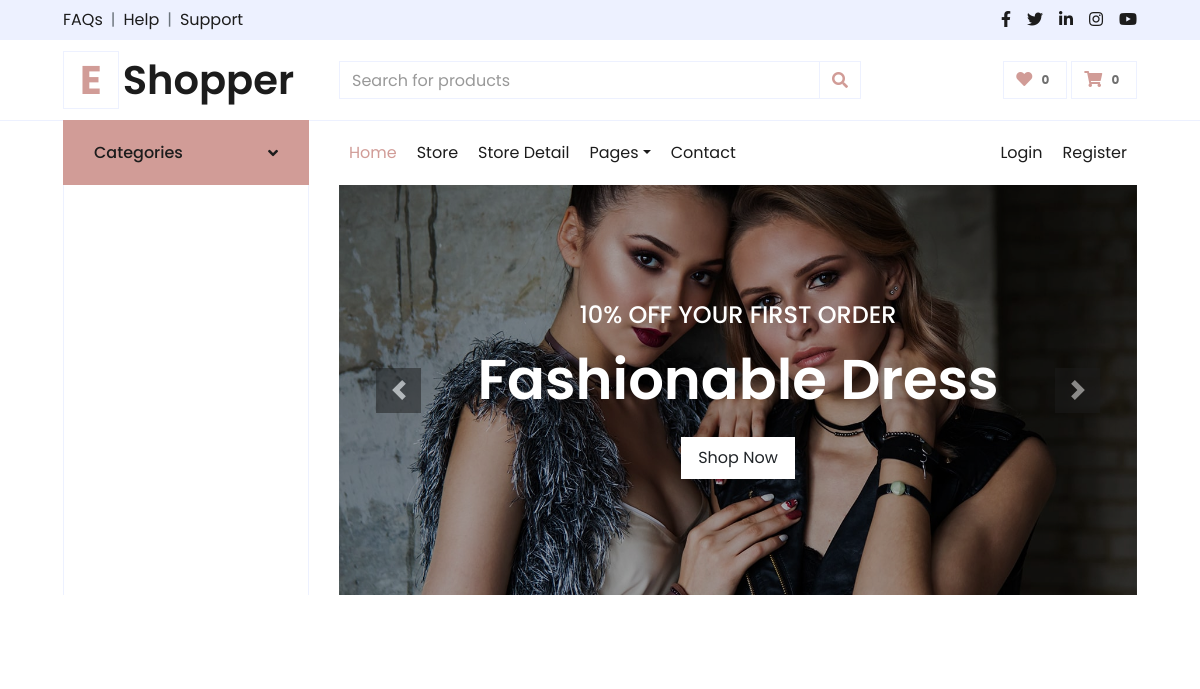
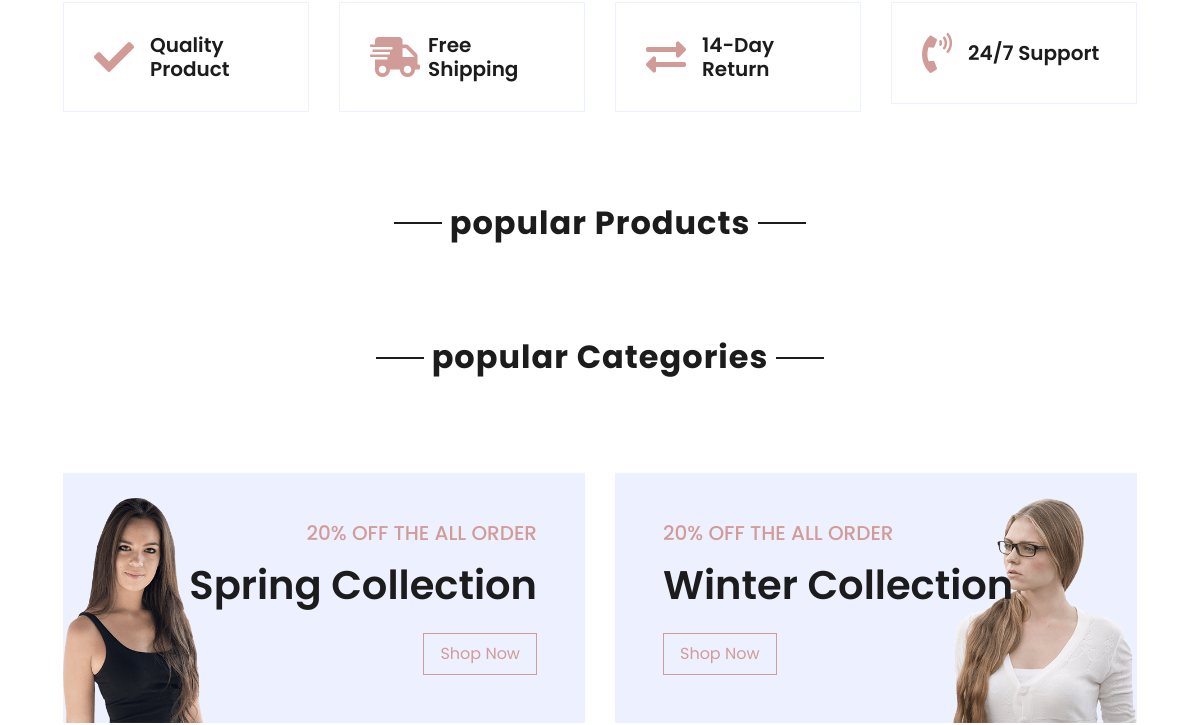
Page /?id=1 (upper part) on the earlier database version (2 pictures, top to bottom).
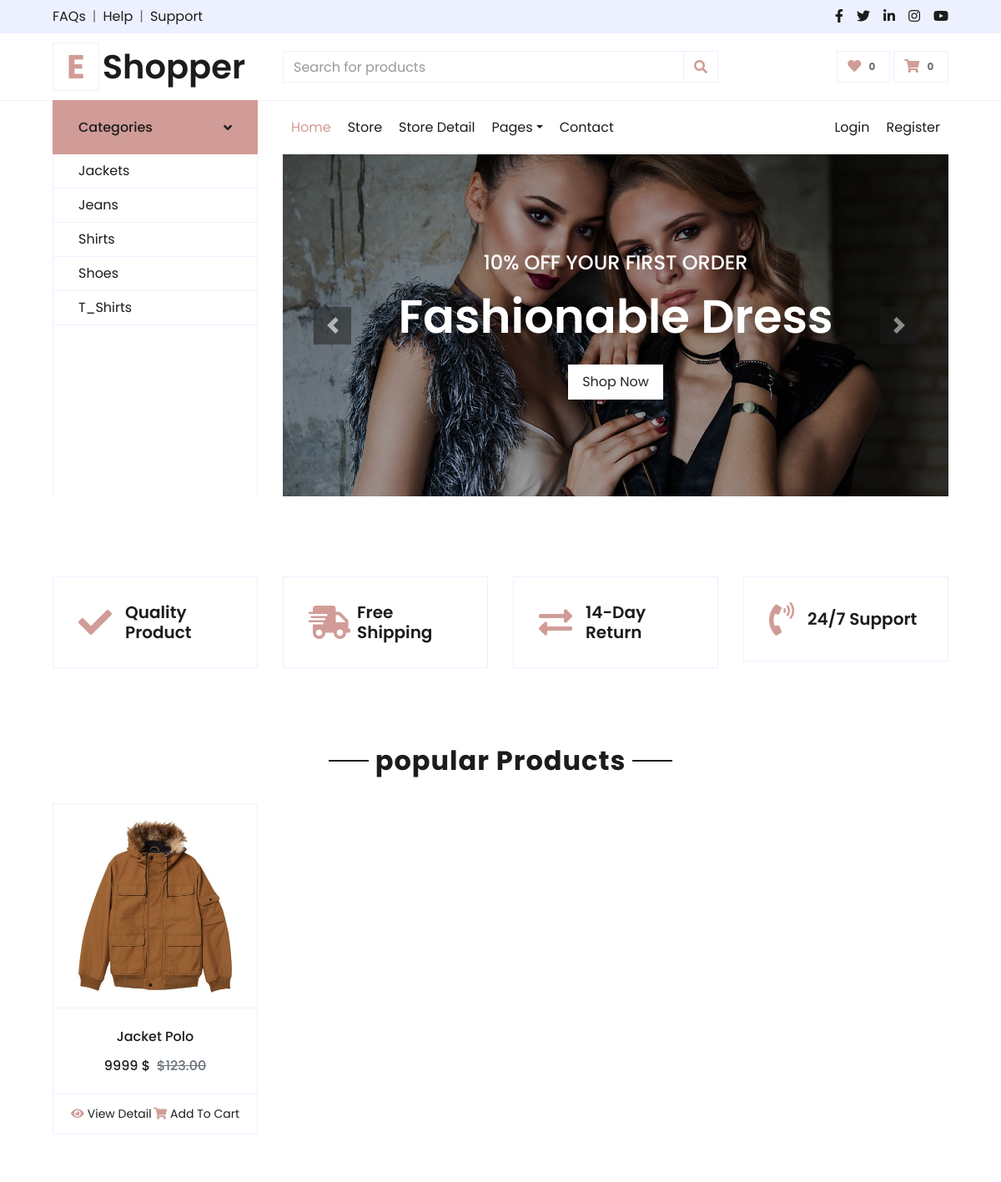
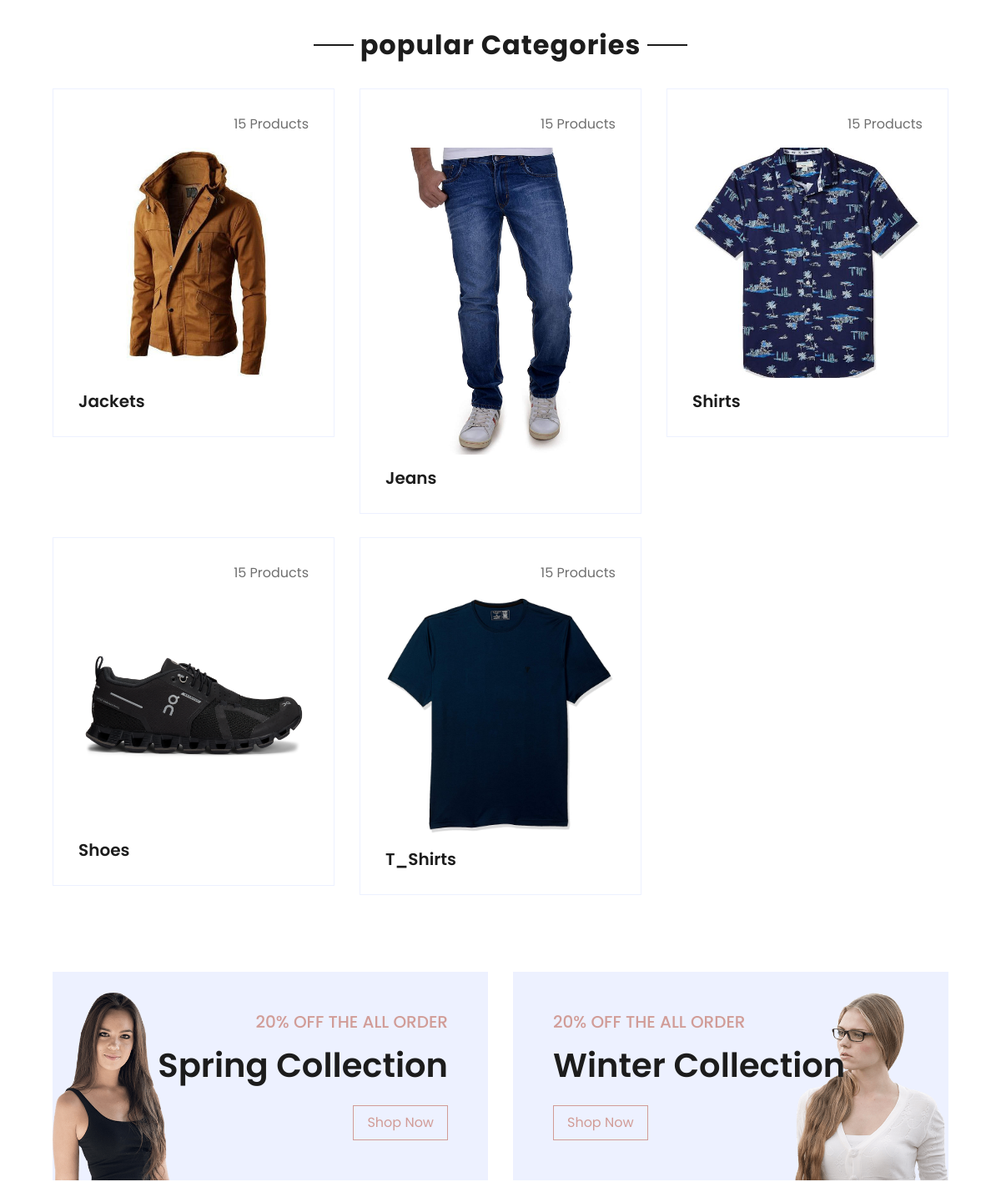
Same page on the later database version (2 pictures, top to bottom).
### category/models.py (models this page shows, shortened)
class Category(models.Model):
    category_name = models.CharField(max_length=50, unique=True)
    slug = models.SlugField(max_length=100, unique=True)
    description = models.TextField(max_length=255, blank=True)
    cat_image = models.ImageField(
        upload_to='media/category/images', blank=True)
    created_at = models.DateTimeField(default=datetime.datetime.now())
    updated_at = models.DateTimeField(auto_now=True)
    class Meta:
        verbose_name = 'category'
        verbose_name_plural = 'Categories'

### store/models.py (models this page shows, shortened)
class Product(models.Model):
    product_name = models.CharField(max_length=200, unique=True)
    slug = models.SlugField(max_length=200, unique=True)
    category = models.ForeignKey(Category, on_delete=models.CASCADE)
    description = models.TextField(max_length=500, blank=True)
    price = models.IntegerField()
    image = models.ImageField(upload_to="media/products/images/")
    stock = models.IntegerField()
    is_available = models.BooleanField(default=True)
    created_at = models.DateTimeField(auto_now_add=True)
    modified_date = models.DateTimeField(auto_now=True)
    def __str__(self):
        return self.product_name + '  ' + str(self.price)+''
    @staticmethod
    def get_all__products__id(id):
        return Product.objects.filter(category=id)

### baseapp/views.py (the view)
# urls.py: path('', index, name= 'homepage'),
def index(request):
    id=request.GET.get("id")
    if id:
        prod = Product.get_all__products__id(id)
    else:
        prod = Product.get_all__products(request).filter(is_available=True)
    ctrs=Category.objects.all()
    print(prod)
    context = {
        "category": ctrs,
        "products": prod,
    }
    return render(request, 'baseapp/index.html', context)

### carts/context_processors.py (called while the page is built)
def counter(request):
    cart_count = 0
    if 'admin'in request.path:
        return {}
    else:
        try:
            cart = CartModel.objects.filter(cart_id= _cart_id(request))
            cart_items = CartItem.objects.all().filter(cart=cart[:1])
            for cart_item in cart_items:
                cart_count += cart_item.quantity
        except CartModel.DoesNotExist:
            cart_count = 0
    return dict(cart_count=cart_count)

### carts/views.py (called while the page is built)
def _cart_id(request):
    cart = request.session.session_key
    if not cart:        # agr phly se session na ho ho session bna lay gay
        cart = request.session.create()
    return cart

### category/context_processors.py (called while the page is built)
def menu_links(request):
    links = Category.objects.all()
    return dict(links=links)

### baseapp/templates/baseapp/index.html (shortened to what this page needs)
{% extends "baseapp/base.html" %}
{% load static %}
{% block content %}
     <div class="container-fluid pt-5">
        <div class="text-center mb-4">
            <h2 class="section-title px-5"><span class="px-2">popular Products</span></h2>
        </div>
        <div class="row px-xl-5 pb-3"> {% for prod in products%}
            <div class="col-lg-3 col-md-6 col-sm-12 pb-1">
                <div class="card product-item border-0 mb-4">
                    <div class="card-header product-img position-relative overflow-hidden bg-transparent border p-0">
                        <img class="img-fluid w-100" src = " {{prod.image.url}}" alt="">
                    </div>
                    <div class="card-body border-left border-right text-center p-0 pt-4 pb-3">
                        <h6 class="text-truncate mb-3">{{prod.product_name}}</h6>
                        <div class="d-flex justify-content-center">
                            <h6>{{prod.price}} $</h6><h6 class="text-muted ml-2"><del>$123.00</del></h6>
                        </div>
                    </div>
                    <div class="card-footer d-flex justify-content-between bg-light border">
                        <a href="" class="btn btn-sm text-dark p-0"><i class="fas fa-eye text-primary mr-1"></i>View Detail</a>
                        <a href="" class="btn btn-sm text-dark p-0"><i class="fas fa-shopping-cart text-primary mr-1"></i>Add To Cart</a>
                    </div>
                </div>
            </div>{% endfor %}
        </div>
    </div>
    <div class="container-fluid pt-5">
        <div class="text-center mb-4">
            <h2 class="section-title px-5"><span class="px-2">popular Categories</span></h2>
        </div>
        <div class="row px-xl-5 pb-3">
             {% for ctrs in category %}
            <div class="col-lg-4 col-md-6 pb-1">
                <div class="cat-item d-flex flex-column border mb-4" style="padding: 30px;">
                    <p class="text-right">15 Products</p>
                    <a href="" class="cat-img position-relative overflow-hidden mb-3">
                        <img class="img-fluid" src = "{{ctrs.cat_image.url}}" alt="">
                    </a>
                    <h5 class="font-weight-semi-bold m-0">{{ctrs.category_name}}</h5>
                </div>
            </div>
            {% endfor%}
        </div>
    </div>
    <div class="container-fluid offer pt-5">
        <div class="row px-xl-5">
            <div class="col-md-6 pb-4">
                <div class="position-relative bg-secondary text-center text-md-right text-white mb-2 py-5 px-5">
                    <img src = " {% static 'img/offer-1.png' %} " alt="">
                    <div class="position-relative" style="z-index: 1;">
                        <h5 class="text-uppercase text-primary mb-3">20% off the all order</h5>
                        <h1 class="mb-4 font-weight-semi-bold">Spring Collection</h1>
                        <a href="" class="btn btn-outline-primary py-md-2 px-md-3">Shop Now</a>
                    </div>
                </div>
            </div>
            <div class="col-md-6 pb-4">
                <div class="position-relative bg-secondary text-center text-md-left text-white mb-2 py-5 px-5">
                    <img src = " {% static 'img/offer-2.png' %} " alt="">
                    <div class="position-relative" style="z-index: 1;">
                        <h5 class="text-uppercase text-primary mb-3">20% off the all order</h5>
                        <h1 class="mb-4 font-weight-semi-bold">Winter Collection</h1>
                        <a href="" class="btn btn-outline-primary py-md-2 px-md-3">Shop Now</a>
                    </div>
                </div>
            </div>
        </div>
    </div>
{% endblock %}

### baseapp/templates/baseapp/sidenavbar.html (shortened to what this page needs)
 {% load static %}
 <div class="row border-top px-xl-5">
            <div class="col-lg-3 d-none d-lg-block">
                <a class="btn shadow-none d-flex align-items-center justify-content-between bg-primary text-white w-100" data-toggle="collapse" href="#navbar-vertical" style="height: 65px; margin-top: -1px; padding: 0 30px;">
                    <h6 class="m-0">Categories</h6>
                    <i class="fa fa-angle-down text-dark"></i>
                </a>
                <nav class="collapse show navbar navbar-vertical navbar-light align-items-start p-0 border border-top-0 border-bottom-0" id="navbar-vertical">
                    <div class="navbar-nav w-100 overflow-hidden" style="height: 410px">
                        {% for ctr in links %}
                          <a href="/?id={{ctr.id}}" class="nav-item nav-link">{{ctr.category_name}}</a>
                       {% endfor%}
                    </div>
                </nav>
            </div>
            <div class="col-lg-9">
                <nav class="navbar navbar-expand-lg bg-light navbar-light py-3 py-lg-0 px-0">
                    <div class="collapse navbar-collapse justify-content-between" id="navbarCollapse">
                        <div class="navbar-nav mr-auto py-0">
                            <a href="{% url 'homepage' %}" class="nav-item nav-link active">Home</a>
                            <a href="{% url 'store_homepage' %}" class="nav-item nav-link">Store</a>
                            <a href="{% url 'store_detailpage' %}" class="nav-item nav-link">Store Detail</a>
                            <div class="nav-item dropdown">
                                <a href="#" class="nav-link dropdown-toggle" data-toggle="dropdown">Pages</a>
                            </div>
                            <a href="contact.html" class="nav-item nav-link">Contact</a>
                        </div>
                        <div class="navbar-nav ml-auto py-0">
                            <a href="{% url 'loginpage' %}" class="nav-item nav-link">Login</a>
                            <a href="{% url 'register' %}" class="nav-item nav-link">Register</a>
                        </div>
                    </div>
                </nav>
                <div id="header-carousel" class="carousel slide" data-ride="carousel">
                    <div class="carousel-inner">
                        <div class="carousel-item active" style="height: 410px;">
                            <img class="img-fluid" src=" {% static 'img/carousel-1.jpg' %}" alt="Image">
                            <div class="carousel-caption d-flex flex-column align-items-center justify-content-center">
                                <div class="p-3" style="max-width: 700px;">
                                    <h4 class="text-light text-uppercase font-weight-medium mb-3">10% Off Your First Order</h4>
                                    <h3 class="display-4 text-white font-weight-semi-bold mb-4">Fashionable Dress</h3>
                                    <a href="" class="btn btn-light py-2 px-3">Shop Now</a>
                                </div>
                            </div>
                        </div>
                    </div>
                    <a class="carousel-control-prev" href="#header-carousel" data-slide="prev">
                        <div class="btn btn-dark" style="width: 45px; height: 45px;">
                            <span class="carousel-control-prev-icon mb-n2"></span>
                        </div>
                    </a>
                    <a class="carousel-control-next" href="#header-carousel" data-slide="next">
                        <div class="btn btn-dark" style="width: 45px; height: 45px;">
                            <span class="carousel-control-next-icon mb-n2"></span>
                        </div>
                    </a>
                </div>
            </div>
        </div>

Differences in the rows shown:
added Category: category_name "Jackets", cat_image (picture)
added Category: category_name "Jeans", cat_image (picture)
added Category: category_name "Shirts", cat_image (picture)
added Category: category_name "Shoes", cat_image (picture)
added Category: category_name "T_Shirts", cat_image (picture)
added Product: image (picture), product_name "Jacket Polo", price "9999"
